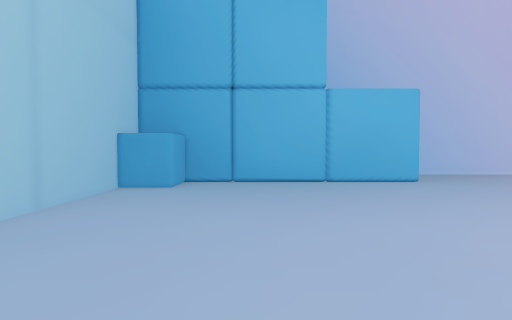
view 1 (above)

20 first-person views from a walk through a Unity game level. The camera is 1.4 m above the floor, tilts 2° down and sees 80° across. The floor is counted in squares, 2 m on a side. Each view is taken from the middle of a square. On the plan, view 1 faces up. The plan holds only what a view shows up to about 10 squares ahead; the rest is blank. The player is left out.

view 2
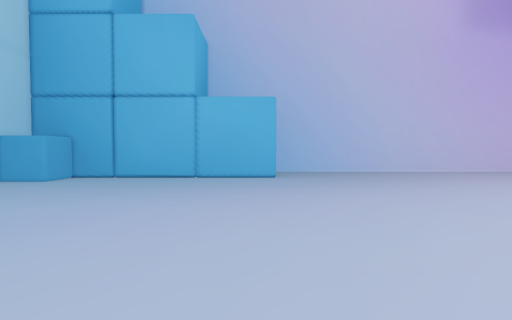

view 3
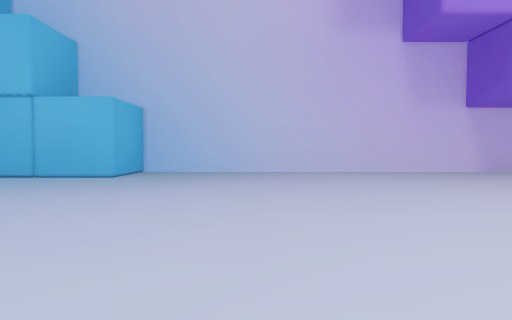

view 4
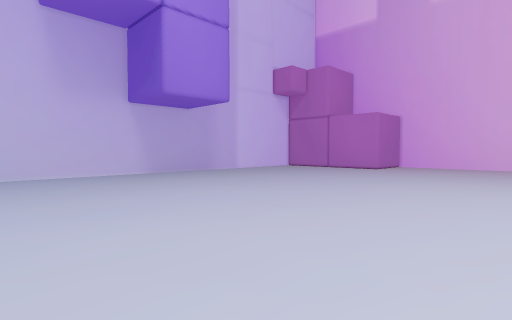

view 5
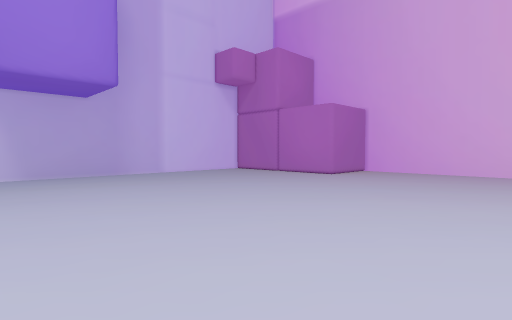

view 6
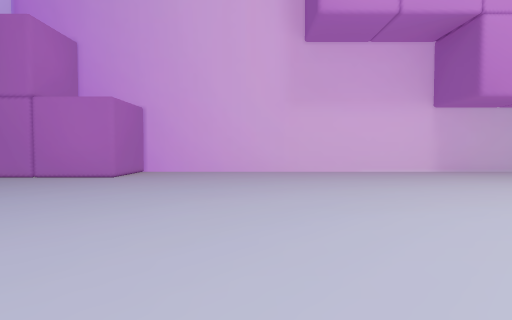

view 7
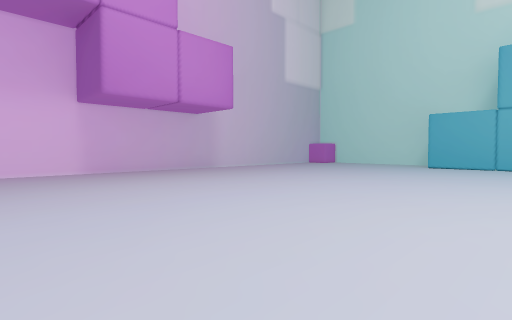

view 8
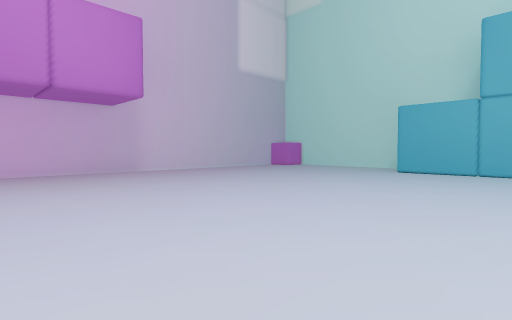

view 9
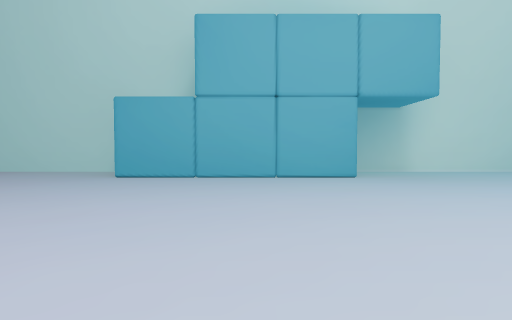

view 10
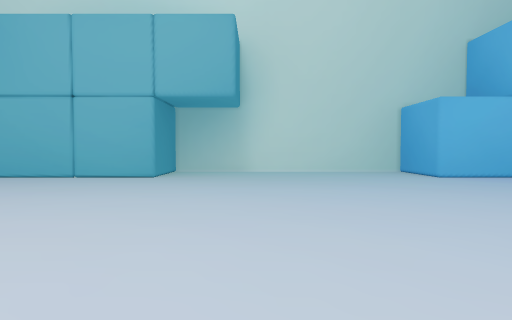

view 11
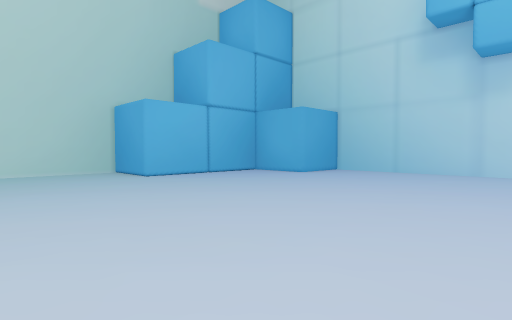

view 12
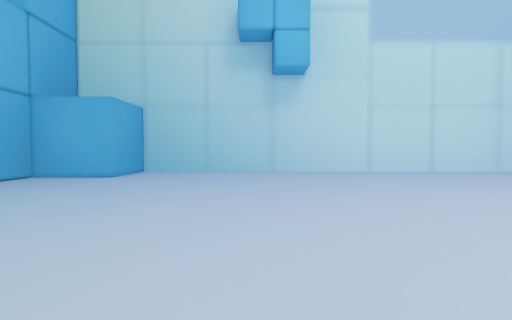

view 13
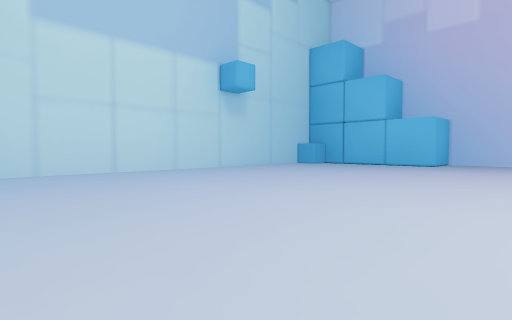

view 14
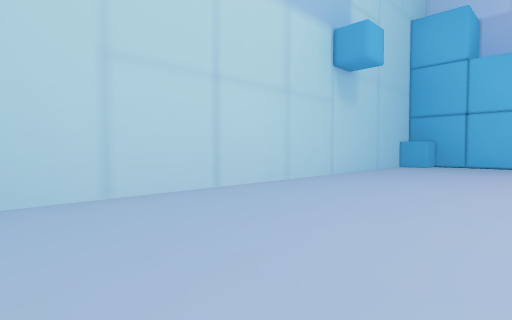

view 15
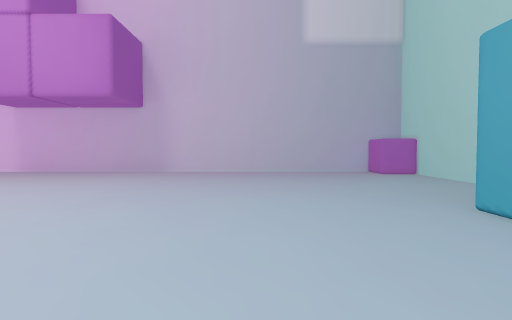

view 16
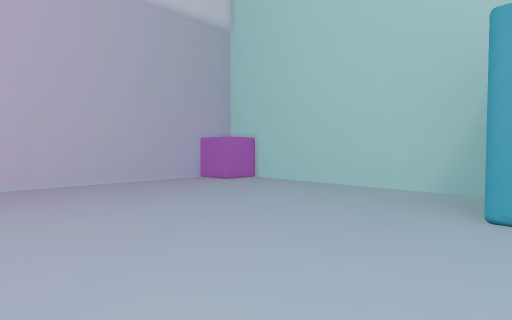

view 17
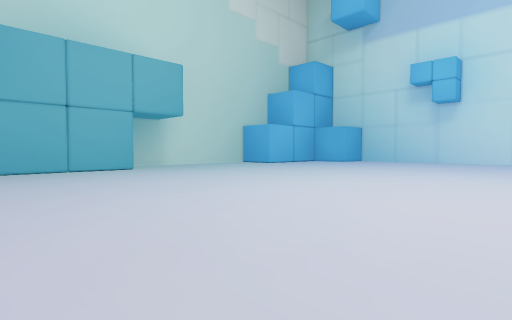

view 18
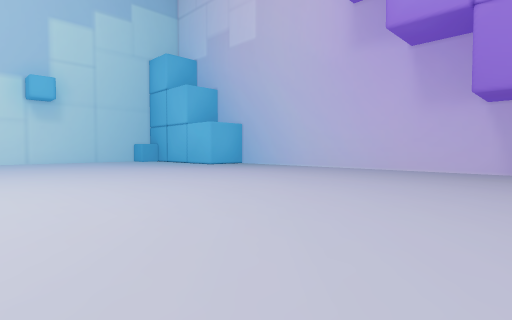

view 19
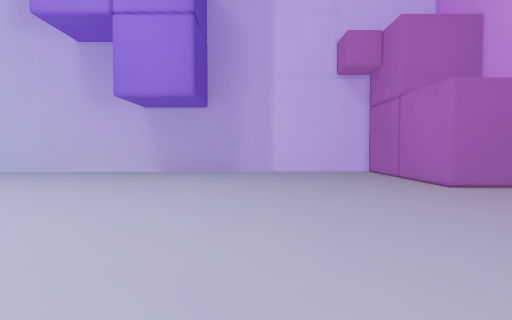

view 20
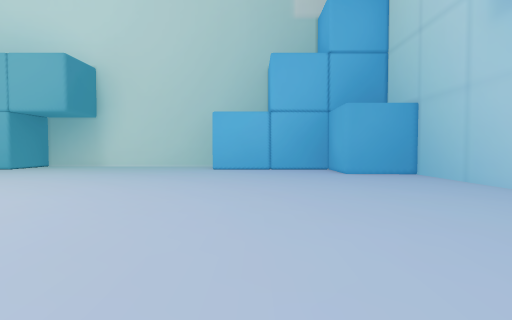

### Floor plan
Points are (right, up) in squares from view 1. A wall is a line through its corners. A room is listed if a view was taken in it or the views show most of it. See-through windows are left out.
Room 1 (views 1, 2, 3, 4, 5, 6, 7, 8, 9, 10, 11, 12, 13, 14, 15, 16, 17, 18, 19, 20)
walls: (16.8, -16.5) (21.5, -16.5) (21.5, -15.5) (22.5, -15.5) (22.5, 4.5) (20.5, 4.5) (20.5, 8.5) (3.5, 8.5) (3.5, 6.5) (-1.5, 6.5) (-1.5, 5.5) (-2.5, 5.5) (-2.5, -12.5) (-0.5, -12.5) (-0.5, -14.5) (3.5, -14.5) (3.5, -16.5) (10.5, -16.5) (10.5, -14.5) (16.5, -14.5)

Positions as (right, up) in squares from view 1, and headings:
1: (0, 0), facing up
2: (3, -1), facing up
3: (7, -1), facing up
4: (10, 0), facing up-right
5: (13, 0), facing up-right
6: (13, 1), facing right
7: (13, -2), facing down-right
8: (13, -5), facing down-right
9: (13, -7), facing down
10: (8, -7), facing down
11: (7, -7), facing down-left
12: (7, -9), facing left
13: (7, -7), facing up-left
14: (2, -7), facing up-left
15: (13, -12), facing right
16: (16, -11), facing down-right
17: (15, -4), facing down-left
18: (15, -2), facing up-left
19: (17, -1), facing up
20: (2, -4), facing down
